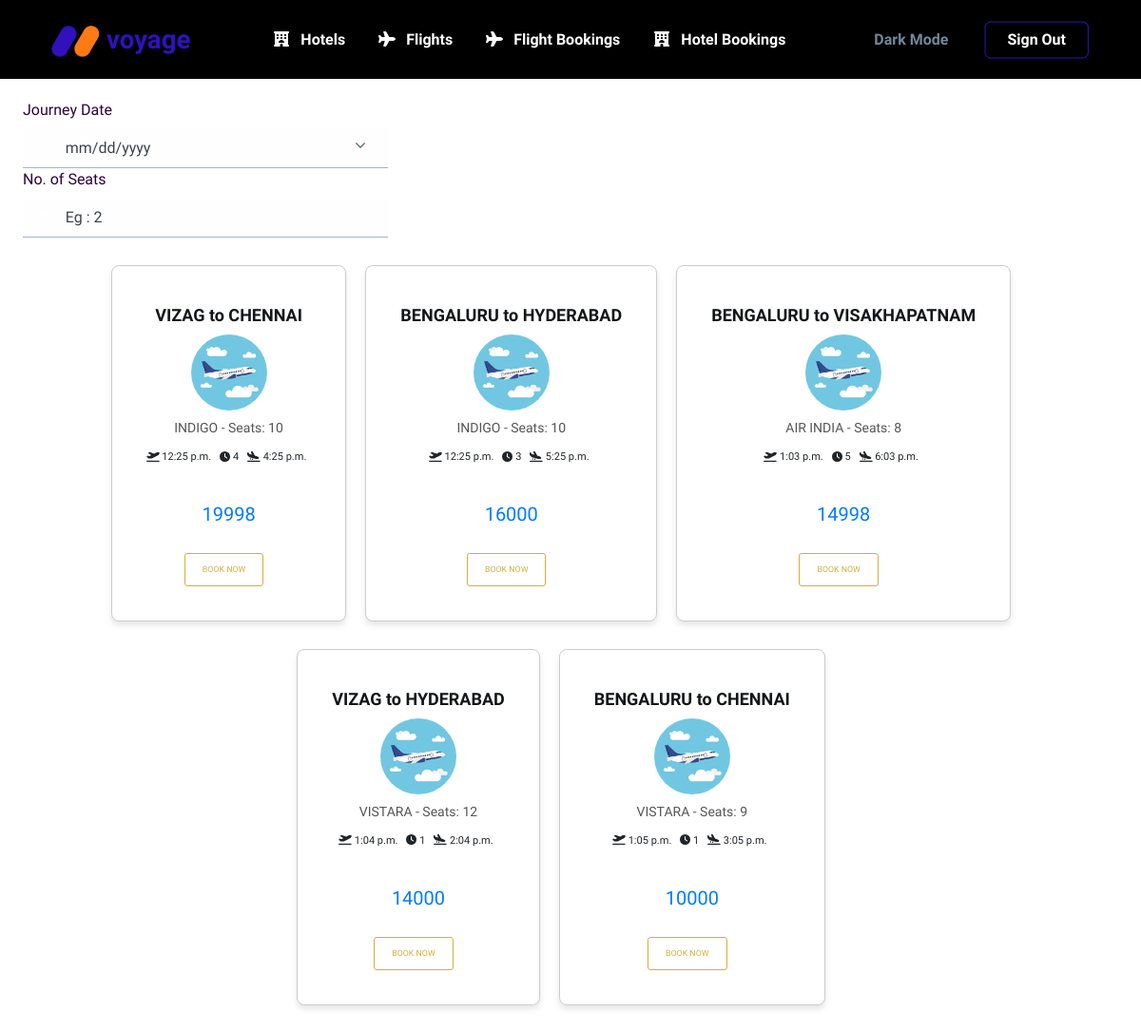
Page /flight/ (signed in) on the earlier database version.
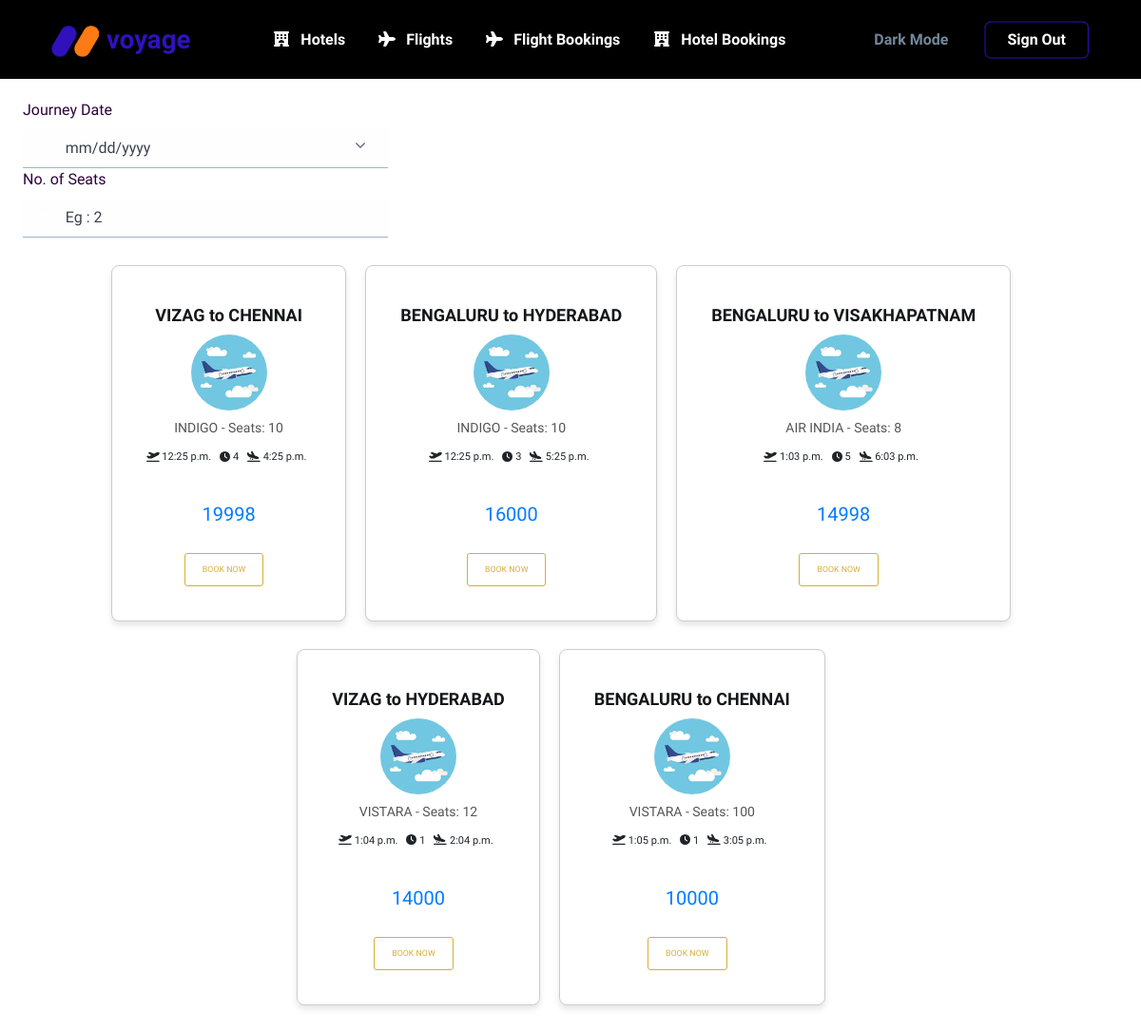
Same page on the later database version.
### home/models.py (models this page shows, shortened)
class Flights(models.Model):
    source = models.CharField(max_length=200)
    destination = models.CharField(max_length=200)
    flight_name = models.CharField(max_length=200)
    flight_num = models.CharField(max_length=10)
    eprice = models.IntegerField(null=True)
    dept_time = models.TimeField(auto_now=False, auto_now_add=False)
    dest_time = models.TimeField(auto_now=False, auto_now_add=False)
    journey_time = models.IntegerField(null=True)
    company = models.CharField(max_length=15, default=" ")
    seats = models.IntegerField()

### home/views.py (the view)
# urls.py: path('flight/', views.allFlights, name='allFlights'),
@login_required
def allFlights(request):
    flights = Flights.objects.all()
    response = {"Flights": flights, "Page": "All Flights"}
    return render(request, "home/flights.html", response)

### templates/home/flights.html (shortened to what this page needs)
{% extends 'base.html' %}
{% load static %}
{% block css %}
<link href="{% static 'assets/css/flights.css' %}" rel="stylesheet" />
{% endblock %}
{% block content %}
<section class="mt-7 py-0">
  <main>
    <div class="fcontainer card-container">
      <section class="rooms-section">
        {% if Page == 'All Flights' %}
        <div class="col-4">
          <div class="input-group-icon">
            <label class="form-label darkw" for="inputJourneyDate">Journey Date</label>
            <input required class="form-control input-box form-voyage-control" id="inputDateThree" type="date"
              name="date" />
          </div>
        </div>
          <div class="col-4">
            <label class="form-label darkw" for="inputPeopleTwo">No. of Seats</label>
            <div class="input-group-icon">
              <input class="form-control input-box form-voyage-control" id="inputPeopleTwo" type="text" required
                name="seats" placeholder="Eg : 2" /><span
                class="nav-link-icon text-800 fs--1 input-box-icon"><i class="fas fa-map-marker-alt"></i></span>
            </div>
          </div>
{% endif %}
        <div class="frow center-lg">
{% if Flights %}
          {% for flight in Flights %}
          <div class="rooms fcol fcol-4 card mt-4">
            <div class="card-body">
              <div class="card-graphic">
                <img src="{% static 'assets\img\cc33e6304b84c490b8c5192fdbb6e29d.jpg' %}">
              </div>
              <h3 class="flight-info">
                {{ flight.flight_name }} - Seats: {{ flight.seats }}
              </h3>
              <h3 class="room-title">{{ flight.source }} to {{ flight.destination }}</h3>
              <div class="details-fcontainer">
                <p class="list-text">
                  <i class="fas fa-plane-departure"></i>  {{ flight.dept_time }}
                </p>
                <p class="list-text">
                  <i class="fas fa-clock"></i>  {{ flight.journey_time }}
                </p>
                <p class="list-text">
                  <i class="fas fa-plane-arrival"></i> {{ flight.dest_time }}
                </p>
              </div>
              <p class="amount-text">{{ flight.eprice }}</p>
              <div class="buttons-fcontainer">
                <form action="{% url 'app:bookflight' %}" onsubmit=" return DoSubmit(); " method="post">
                  {% if Page == 'Booked Flights' %}
                  <button class="fbtn fbtn-ghost" disabled>Booked</button>
                  {% else %}
                  <button class="fbtn fbtn-ghost">Book Now</button>
                  {% endif %}
                </form>
              </div>
            </div>
          </div>
          {% endfor %}
          {% else %}
          <div class="position-relative">
            <p class="no">No Bookings</p>
        </div>
            {% endif %}
        </div>
      </section>
    </div>
  </main>
</section>
{% endblock %}

### templates/base.html (shortened to what this page needs)
<!doctype html>
<html lang="en">
{% load static %}
<head>
  <link href="https://cdn.jsdelivr.net/npm/bootstrap@5.3.2/dist/css/bootstrap.min.css" rel="stylesheet" />
  <link href={% static "assets/css/theme.css" %} rel="stylesheet" />
  {% block css %}
  {% endblock %}
</head>
<body class="dark">
  <main class="main" id="top">
    <nav class="navbar navbar-expand-lg navbar-light fixed-top py-3 d-block"
      data-navbar-on-scroll="data-navbar-on-scroll">
      <div class="container"><a class="navbar-brand" href="/"><img class="d-inline-block"
            src="{% static 'assets/img/gallery/logo.png'%}" width="50" alt="logo" /><span
            class="fw-bold text-primary ms-2" style="color: #2D033B;">voyage</span></a>
        <div class="collapse navbar-collapse border-top border-lg-0 mt-4 mt-lg-0" id="navbarSupportedContent">
          <ul class="navbar-nav mx-auto pt-2 pt-lg-0 font-base">
            <li class="nav-item px-2">
              <a class="nav-link flight-link darkw" href="{% url 'app:allHotels' %}">
                <span class="nav-link-icon text-800 me-1 fas fa-hotel"></span>
                <span class="nav-link-text darkw">Hotels</span>
              </a>
            </li>
            <li class="nav-item px-2">
              <a class="nav-link flight-link darkw" href="{% url 'app:allFlights' %}">
                <span class="nav-link-icon text-800 me-1 fas fa-plane"></span>
                <span class="nav-link-text darkw">Flights</span>
              </a>
            </li>
            <li class="nav-item px-2">
              <a class="nav-link flight-link darkw" href="{% url 'app:bookedflights' %}">
                <span class="nav-link-icon text-800 me-1 fas fa-plane"></span>
                <span class="nav-link-text darkw">Flight Bookings</span>
              </a>
            </li>
            <li class="nav-item px-2">
              <a class="nav-link hotel-link darkw" href="{% url 'app:bookedhotels' %}">
                <span class="nav-link-icon text-800 me-1 fas fa-hotel"></span>
                <span class="nav-link-text darkw">Hotel Bookings</span>
              </a>
            </li>
          </ul>
          <form>
            <button class="btn text-800 order-1 order-lg-0 me-2 darkw" type="button" id="darkModeToggle">Dark
              Mode</button>
            {% if user.is_authenticated %}
            <a href={% url "user:logout" %} class="btn btn-voyage-outline order-0" type="submit"><span
                class="nav-link-text">Sign Out</span></a>
            {% else %}
            <a href={% url "user:login" %} class="btn btn-voyage-outline order-0" type="submit"><span
                class="nav-link-text">Sign in</span></a>
            {% endif %}
          </form>
        </div>
      </div>
    </nav>
    {% block content %}
    {% endblock content %}
  </main>
</body>
</html>

### static/assets/css/flights.css (style rules this page uses)
.fcontainer { max-width: 1230px; margin: 0 auto; padding: 1.5rem; }
.frow { display: flex; flex-wrap: wrap; }
.center-lg { justify-content: center; }
.list-text { display: inline-block; font-size: 69%; }
.fbtn { border-radius: 3px; border: 1px solid #D4AF37; text-transform: uppercase; font-size: 55%; padding: 10px 18px; font-weight: 400; text-decoration: none; transition: all 0.3s; margin-right: 10px; }
.fbtn-ghost { color: #D4AF37; background-color: #fff; }
.rooms-section { padding: 0 0 40px; }
.room-title { font-size: 90%; font-weight: 600; margin: 15px 0 12px; }
.details-fcontainer { display: inline-block; }
.details-fcontainer p { margin-right: 5px; }
.amount-text { font-size: 85%; margin-top: 15px; font-weight: 500; }
.buttons-fcontainer { margin-top: 20px; }
.card-body { display: flex; flex-direction: column; align-items: center; text-align: center; }
.room-title { font-size: 90%; font-weight: 600; margin: 1px 0 12px; order: -1; }

### templates/base.html (style rules this page uses)
:root { --text-color-light: #2D033B; --bg-color-light: #DFCCFB; --text-color-dark: #DFCCFB; --bg-color-dark: #440065; }
body { color: var(--text-color-light) !important; background-color: #fff; }
.nav-link-text,.nav-link-icon { color: #fff !important; }
.navbar { background-color: #000 !important; color: #DFCCFB !important; }

### templates/home/flights.html (style rules this page uses)
.card-container { display: flex; overflow-x: auto; }
.card { flex: 0 0 auto; margin-right: 20px; padding: 20px; border: 1px solid #ccc; border-radius: 8px; box-shadow: 0 4px 6px rgba(0, 0, 0, 0.1); background-color: #fff; transition: transform 0.3s ease-in-out; }
.card-body { display: flex; align-items: center; flex-direction: column; text-align: center; }
.card-graphic { flex: 0 0 auto; margin-bottom: 10px; width: 80px; height: 80px; border-radius: 50%; overflow: hidden; }
.card-graphic img { width: 100%; height: 100%; object-fit: cover; }
.flight-info { font-size: 14px; font-weight: 500; color: #555; }
.room-title { margin: 5px 0 10px; font-size: 18px; }
.details-fcontainer { margin-bottom: 10px; }
.amount-text { margin-top: 10px; font-size: 20px; color: #007bff; }
.buttons-fcontainer { margin-top: 10px; }

Differences in the rows shown:
changed Flights (number 5 of 5 on the later page): seats "9" → "100"
